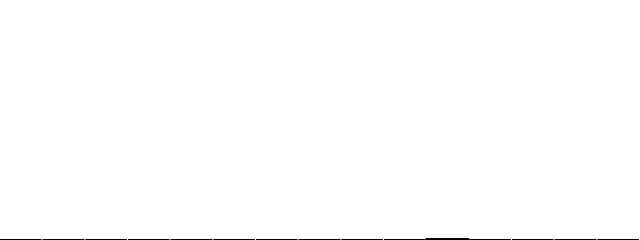
Frame 1 (no input)
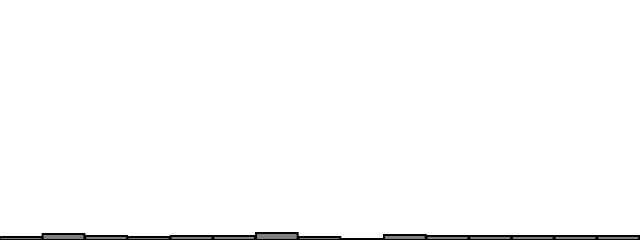
Frame 60 (no input)
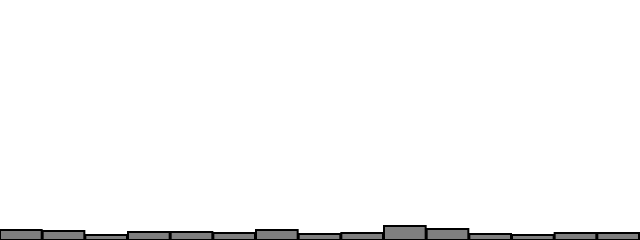
Frame 120 (the mouse pressed at the canvas centre since frame 60)

The p5.js sketch that drew these frames (run headless with seeded random() and noise() and a simulated clock; from frame 60 on, the mouse is pressed at the canvas centre):

// p5.js sketch
// ── sketch.js
let randomCounts = [];
let total = 15;

function setup() {
  createCanvas(640, 240);
  for (let i = 0; i < total; i++) {
    randomCounts[i] = 0;
  }
}

function draw() {
  background(255);
  const index = floor(random(total));
  randomCounts[index]++;

  stroke(0);
  strokeWeight(2);
  fill(127);
  const w = width / randomCounts.length;

  for (let x = 0; x < randomCounts.length; x++) {
    rect(x * w, height - randomCounts[x], w - 1, randomCounts[x]);
  }
}
